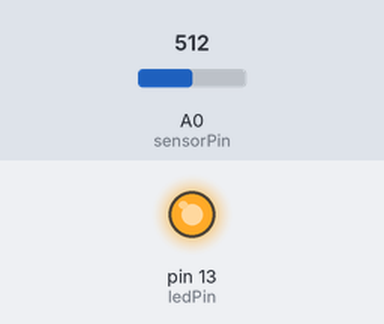
This sketch was run on a simulated Arduino Uno, built with avr-gcc and run on an emulated ATmega328P. Shown: output pins drawn as LEDs (lit = HIGH). Dashed ring = blinking. Inputs (shaded band) come from the test bench; at power-on: A0 (sensorPin) = 512. What the sketch prints to the serial monitor is not drawn.

Above: at 5.8 s.
5.9 s: A0 (sensorPin) set to 411
12.2 s: A0 (sensorPin) set to 385
At 16.0 s:
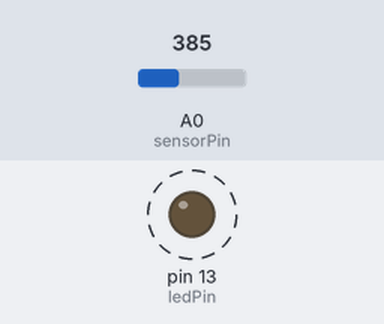
20.7 s: A0 (sensorPin) set to 410
At 22.2 s:
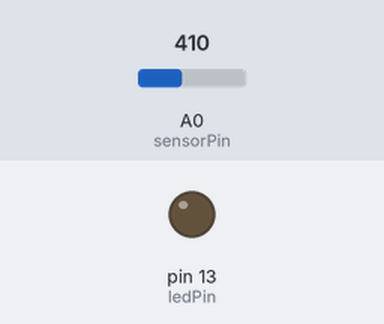
26.7 s: A0 (sensorPin) set to 390
At 27.5 s:
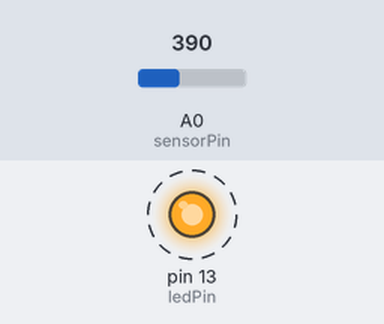
Timing chart, 0 to 34.2 s (numbered marks = the images above; inputs shaded):
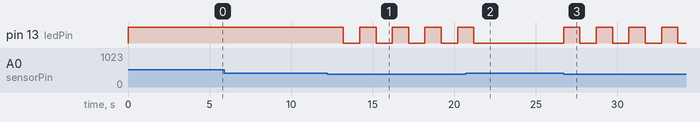

Measured:
- the behaviour switches between 400 and 399 on A0 (sensorPin) (found by bisection; images 0 and 1)
- after the input at 5.9 s, every drawn part: stays the same
- after the input at 12.2 s, pin 13 (ledPin): alternates HIGH for 1.0 s and LOW for 1.0 s, starting after 1.0 s
- after the input at 20.7 s, pin 13 (ledPin): goes on until 21.2 s, then stays LOW
- after the input at 26.7 s, pin 13 (ledPin): alternates HIGH for 1.0 s and LOW for 1.0 s, starting at once

The sketch:

proj_Plant_talk.ino
```cpp
// (licence header left out)
int ledPin = 13;
int sensorPin = 0;
int senval = 0;

void setup()
{
  pinMode(ledPin, OUTPUT);
  pinMode(sensorPin, INPUT);

  Serial.begin(9600);

}

void loop()
{
 senval = analogRead(sensorPin);

 if(senval<800 && senval>500)
 {
  digitalWrite(ledPin, HIGH);
    Serial.print("Feed Me, Feed Me, Need Water\n");
    delay(5000);
 }

 if(senval<400)
 {
   digitalWrite(ledPin, HIGH);
   delay(1000);
   digitalWrite(ledPin, LOW);
   delay(1000);
    Serial.print("I am dying, Please Help Me, Need Water\n ");
 }

 if(senval>800)
 {
   digitalWrite(ledPin, LOW);
   if(senval==850)
   Serial.print("Thank You!,\nThank You very much, Vijay");
 }

}
```
